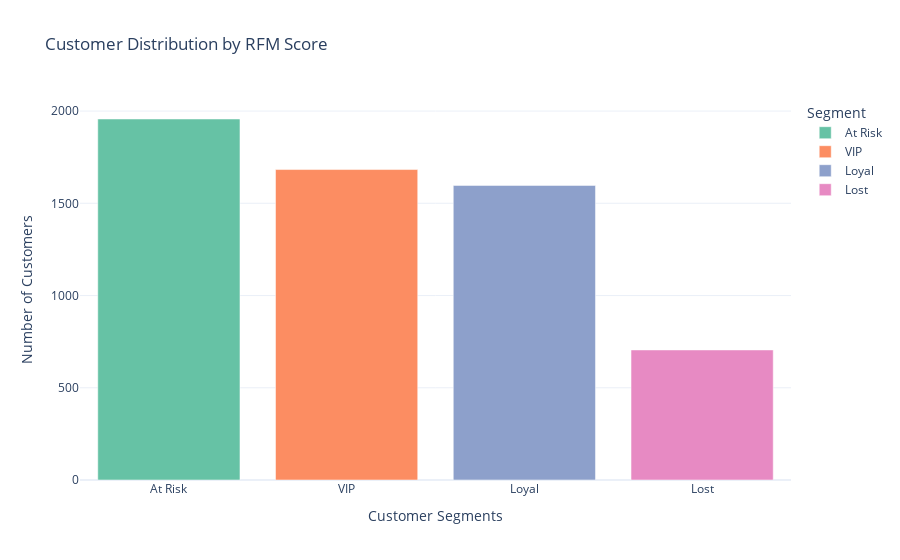

This figure's notebook cell:
### Code cell
# Create bar chart
fig = px.bar(
    category_counts,
    x='Customer_Segment',
    y='Count',
    title='Customer Distribution by RFM Score',
    labels={'Customer_Segment': 'Segment', 'Count': 'Number of Customers'},
    color='Customer_Segment',
    color_discrete_sequence=px.colors.qualitative.Set2
)

# Customize layout
fig.update_layout(
    xaxis_title='Customer Segments',
    yaxis_title='Number of Customers',
    template='plotly_white'
)

# Show the chart
fig.show()

### Figure 1 — Plotly figure (JSON) as saved in the notebook; plotly's stock layout.template omitted (floating-point values rounded to 4 significant figures)
{"data": [{"alignmentgroup": "True", "hovertemplate": "Segment=%{x}<br>Number of Customers=%{y}<extra></extra>", "legendgroup": "At Risk", "marker": {"color": "rgb(102,194,165)", "pattern": {"shape": ""}}, "name": "At Risk", "offsetgroup": "At Risk", "orientation": "v", "showlegend": true, "textposition": "auto", "type": "bar", "x": ["At Risk"], "xaxis": "x", "y": [1957], "yaxis": "y"}, {"alignmentgroup": "True", "hovertemplate": "Segment=%{x}<br>Number of Customers=%{y}<extra></extra>", "legendgroup": "VIP", "marker": {"color": "rgb(252,141,98)", "pattern": {"shape": ""}}, "name": "VIP", "offsetgroup": "VIP", "orientation": "v", "showlegend": true, "textposition": "auto", "type": "bar", "x": ["VIP"], "xaxis": "x", "y": [1683], "yaxis": "y"}, {"alignmentgroup": "True", "hovertemplate": "Segment=%{x}<br>Number of Customers=%{y}<extra></extra>", "legendgroup": "Loyal", "marker": {"color": "rgb(141,160,203)", "pattern": {"shape": ""}}, "name": "Loyal", "offsetgroup": "Loyal", "orientation": "v", "showlegend": true, "textposition": "auto", "type": "bar", "x": ["Loyal"], "xaxis": "x", "y": [1597], "yaxis": "y"}, {"alignmentgroup": "True", "hovertemplate": "Segment=%{x}<br>Number of Customers=%{y}<extra></extra>", "legendgroup": "Lost", "marker": {"color": "rgb(231,138,195)", "pattern": {"shape": ""}}, "name": "Lost", "offsetgroup": "Lost", "orientation": "v", "showlegend": true, "textposition": "auto", "type": "bar", "x": ["Lost"], "xaxis": "x", "y": [705], "yaxis": "y"}], "layout": {"barmode": "relative", "legend": {"title": {"text": "Segment"}, "tracegroupgap": 0}, "title": {"text": "Customer Distribution by RFM Score"}, "xaxis": {"anchor": "y", "categoryarray": ["At Risk", "VIP", "Loyal", "Lost"], "categoryorder": "array", "domain": [0, 1], "title": {"text": "Customer Segments"}}, "yaxis": {"anchor": "x", "domain": [0, 1], "title": {"text": "Number of Customers"}}}}
